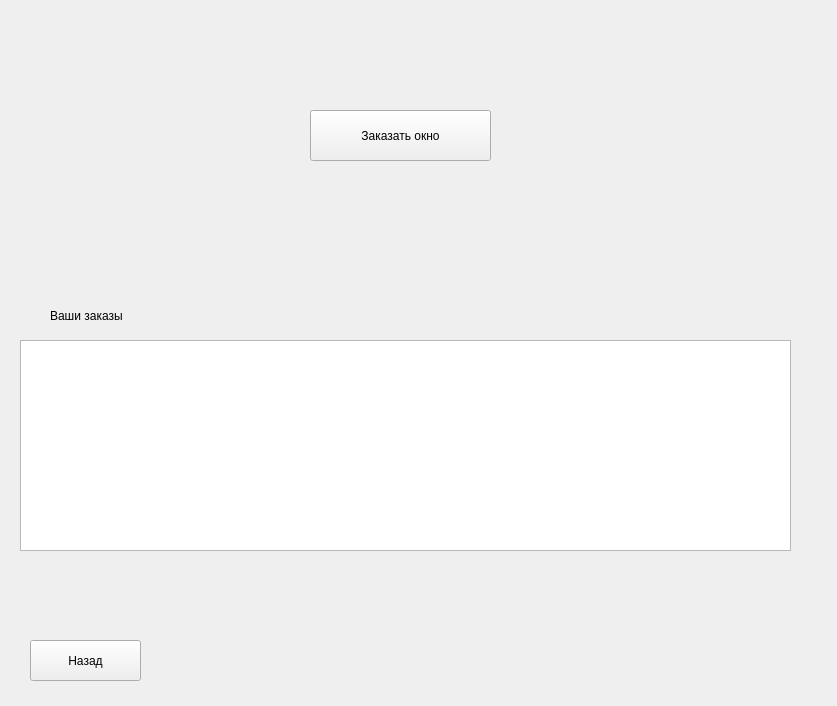
<?xml version="1.0" encoding="UTF-8"?>
<ui version="4.0">
 <class>MainWindow</class>
 <widget class="QMainWindow" name="MainWindow">
  <property name="geometry">
   <rect>
    <x>0</x>
    <y>0</y>
    <width>837</width>
    <height>706</height>
   </rect>
  </property>
  <property name="windowTitle">
   <string>заказы</string>
  </property>
  <property name="styleSheet">
   <string notr="true">font: 12pt &quot;MS Shell Dlg 2&quot;;</string>
  </property>
  <widget class="QWidget" name="centralwidget">
   <widget class="QPushButton" name="pushButton_order">
    <property name="geometry">
     <rect>
      <x>310</x>
      <y>110</y>
      <width>181</width>
      <height>51</height>
     </rect>
    </property>
    <property name="text">
     <string>Заказать окно</string>
    </property>
   </widget>
   <widget class="QPushButton" name="pushButton_back">
    <property name="geometry">
     <rect>
      <x>30</x>
      <y>640</y>
      <width>111</width>
      <height>41</height>
     </rect>
    </property>
    <property name="text">
     <string>Назад</string>
    </property>
   </widget>
   <widget class="QTableView" name="tableView">
    <property name="geometry">
     <rect>
      <x>20</x>
      <y>340</y>
      <width>771</width>
      <height>211</height>
     </rect>
    </property>
   </widget>
   <widget class="QLabel" name="label">
    <property name="geometry">
     <rect>
      <x>50</x>
      <y>300</y>
      <width>171</width>
      <height>31</height>
     </rect>
    </property>
    <property name="text">
     <string>Ваши заказы</string>
    </property>
   </widget>
  </widget>
 </widget>
 <resources/>
 <connections/>
</ui>
